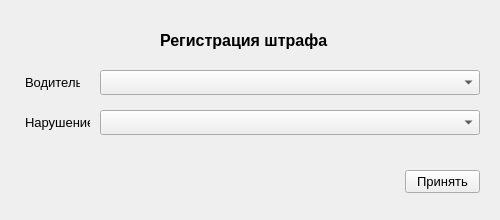
<?xml version="1.0" encoding="UTF-8"?>
<ui version="4.0">
 <class>FineRegisterForm</class>
 <widget class="QWidget" name="FineRegisterForm">
  <property name="geometry">
   <rect>
    <x>0</x>
    <y>0</y>
    <width>500</width>
    <height>220</height>
   </rect>
  </property>
  <property name="font">
   <font>
    <pointsize>12</pointsize>
   </font>
  </property>
  <property name="windowTitle">
   <string>Form</string>
  </property>
  <widget class="QComboBox" name="comboBoxFCS">
   <property name="geometry">
    <rect>
     <x>100</x>
     <y>70</y>
     <width>380</width>
     <height>25</height>
    </rect>
   </property>
  </widget>
  <widget class="QLabel" name="FineRegister">
   <property name="geometry">
    <rect>
     <x>160</x>
     <y>30</y>
     <width>180</width>
     <height>20</height>
    </rect>
   </property>
   <property name="font">
    <font>
     <weight>75</weight>
     <bold>true</bold>
    </font>
   </property>
   <property name="text">
    <string>Регистрация штрафа</string>
   </property>
  </widget>
  <widget class="QComboBox" name="comboBoxViolation">
   <property name="geometry">
    <rect>
     <x>100</x>
     <y>110</y>
     <width>380</width>
     <height>25</height>
    </rect>
   </property>
  </widget>
  <widget class="QLabel" name="labelDriver">
   <property name="geometry">
    <rect>
     <x>25</x>
     <y>70</y>
     <width>55</width>
     <height>25</height>
    </rect>
   </property>
   <property name="font">
    <font>
     <pointsize>10</pointsize>
    </font>
   </property>
   <property name="text">
    <string>Водитель</string>
   </property>
  </widget>
  <widget class="QLabel" name="labelViolation">
   <property name="geometry">
    <rect>
     <x>25</x>
     <y>110</y>
     <width>65</width>
     <height>25</height>
    </rect>
   </property>
   <property name="font">
    <font>
     <pointsize>10</pointsize>
    </font>
   </property>
   <property name="text">
    <string>Нарушение</string>
   </property>
  </widget>
  <widget class="QPushButton" name="applyButton">
   <property name="geometry">
    <rect>
     <x>405</x>
     <y>170</y>
     <width>75</width>
     <height>23</height>
    </rect>
   </property>
   <property name="font">
    <font>
     <pointsize>10</pointsize>
    </font>
   </property>
   <property name="text">
    <string>Принять</string>
   </property>
  </widget>
 </widget>
 <resources/>
 <connections/>
</ui>
